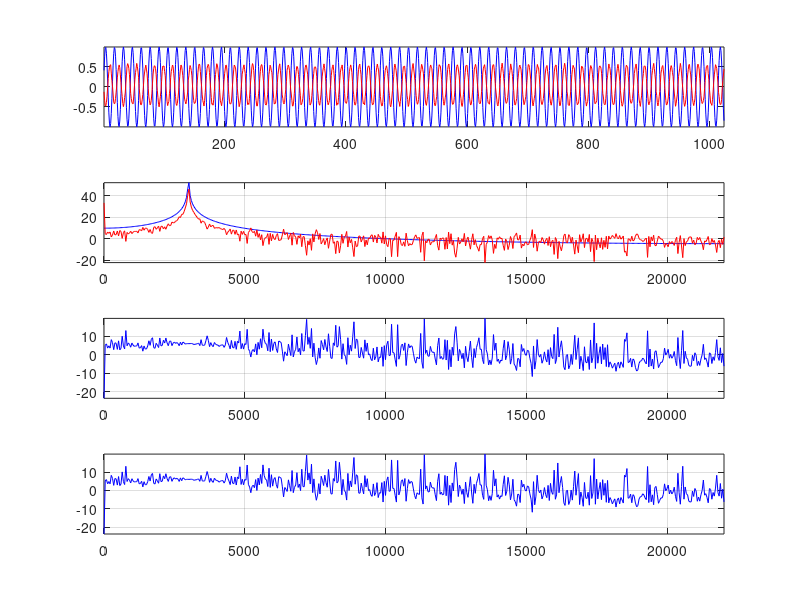

Write the MATLAB code that produced this figure.

clc;
clear all;
close all;

len = 44100;  %1second

N = 1024; %window
freq = 3000;  %100*44100/1024; %hz
sr = 44100;

d = sin(2*pi.*[1:len]*freq/sr);
data = d(1:N);

e = 0.5*sin(pi+ 2*pi.*[1:len]*freq/sr);
e = e + 0.1*rand(size(e));

data_e = e(1:N);


figure;
subplot(4,1,1);
plot([1:N],data,'b', [1:N], data_e,'r');
axis tight;
zoom on;

freqs = [0:(N/2)-1]*sr/N;

D = fft(data);  %this is the fft
D_e = fft(data_e);

subplot(4,1,2);
plot( freqs, 20 * log10(abs(D(1:N/2))),'b',  freqs, 20 * log10(abs(D_e(1:N/2))), 'r');
axis tight;
grid on;



xx = 20 *(log10(abs(D(1:N/2))) - log10(abs(D_e(1:N/2))));


subplot(4,1,3);
% plot(freqs, angle(D(1:N/2)), 'b', freqs, angle(D_e(1:N/2)), 'r');
plot(freqs, xx, 'b');
axis tight;
grid on;


xx2 = 20*log10( abs(D(1:N/2)) ./ abs(D_e(1:N/2)));

subplot(4,1,4);
plot(freqs, xx2, 'b');
axis tight;
grid on;







